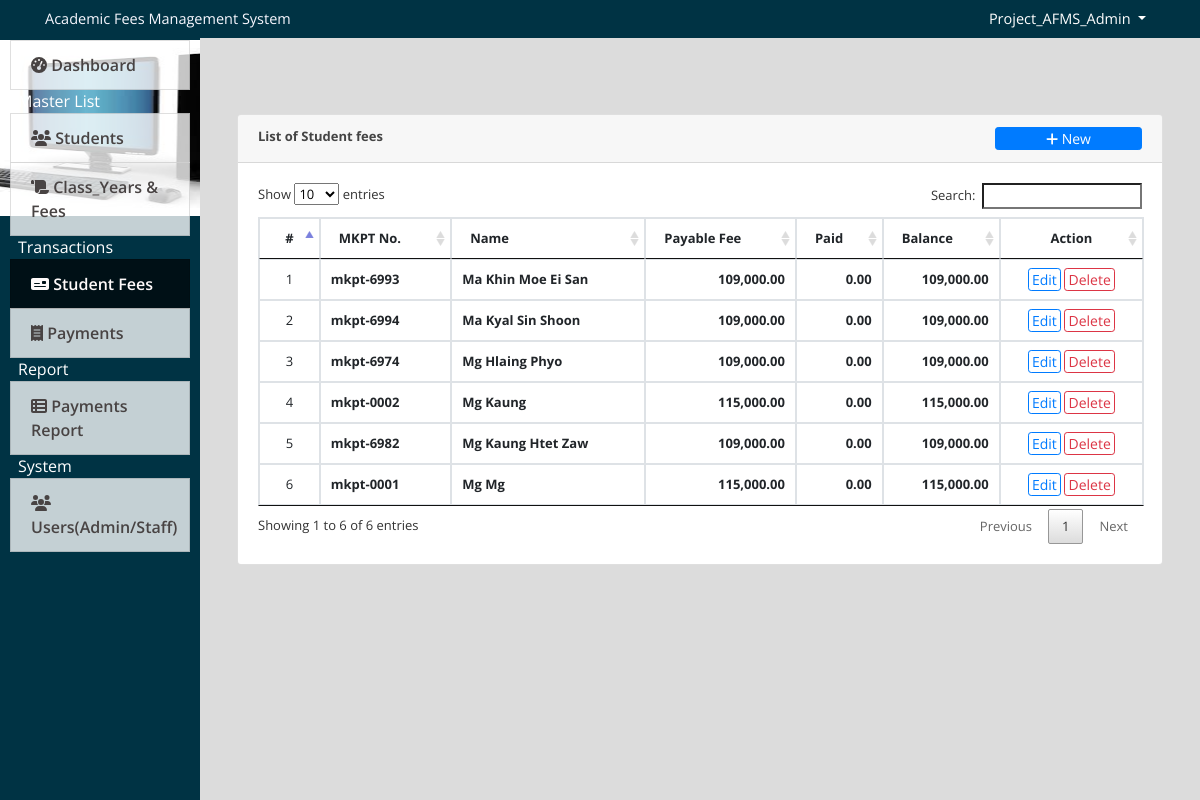
/index.php?page=fees (signed in), run on the app's committed database.
### tables this page shows
CREATE TABLE `student_ef_list` (
  `id` int(30) NOT NULL,
  `student_id` int(30) NOT NULL,
  `ef_no` varchar(200) NOT NULL,
  `course_id` int(30) NOT NULL,
  `total_fee` float NOT NULL,
  `date_created` datetime NOT NULL DEFAULT current_timestamp()
);

CREATE TABLE `student` (
  `id` int(30) NOT NULL,
  `id_no` varchar(100) NOT NULL,
  `name` text NOT NULL,
  `contact` varchar(100) NOT NULL,
  `address` text NOT NULL,
  `email` varchar(200) NOT NULL,
  `username` varchar(200) NOT NULL,
  `password` varchar(200) NOT NULL,
  `date_created` datetime NOT NULL DEFAULT current_timestamp()
);

### fees.php (the view, shortened to what this page needs)
<?php include('db_connect.php');?>
<div class="container-fluid" style="font-size: 13px;">
	<div class="col-lg-12">
		<div class="row">
			<div class="col-md-12">
				<div class="card">
					<div class="card-header">
						<b>List of Student fees </b>
						<span class="float:right"><a class="btn btn-primary btn-block btn-sm col-sm-2 float-right" href="javascript:void(0)" id="new_fees">
					<i class="fa fa-plus"></i> New
				</a></span>
					</div>
					<div class="card-body">
						<table class="table table-condensed table-bordered table-hover">
							<thead>
								<tr>
									<th class="text-center">#</th>
									<th class="">MKPT No.</th>
									<th class="">Name</th>
									<th class="">Payable Fee</th>
									<th class="">Paid</th>
									<th class="">Balance</th>
									<th class="text-center">Action</th>
								</tr>
							</thead>
							<tbody>
								<?php
								$i = 1;
								$fees = $conn->query("SELECT ef.*,s.name as sname,s.id_no FROM student_ef_list ef inner join student s on s.id = ef.student_id order by s.name asc ");
								while($row=$fees->fetch_assoc()):
									$paid = $conn->query("SELECT sum(amount) as paid FROM payments where ef_id=".$row['id']);
									$paid = $paid->num_rows > 0 ? $paid->fetch_array()['paid']:'';
									$balance = $row['total_fee'] - $paid;
								?>
								<tr>
									<td class="text-center"><?php echo $i++ ?></td>
									<td>
										<p> <b><?php echo $row['id_no'] ?></b></p>
									</td>
									<td>
										<p> <b><?php echo ucwords($row['sname']) ?></b></p>
									</td>
									<td class="text-right">
										<p> <b><?php echo number_format($row['total_fee'],2) ?></b></p>
									</td>
									<td class="text-right">
										<p> <b><?php echo number_format($paid,2) ?></b></p>
									<td class="text-right">
										<p> <b><?php echo number_format($balance,2) ?></b></p>
									</td>
									<td class="text-center">
										<button class="btn btn-sm btn-outline-primary edit_fees" type="button" data-id="<?php echo $row['id'] ?>" >Edit</button>
										<button class="btn btn-sm btn-outline-danger delete_fees" type="button" data-id="<?php echo $row['id'] ?>">Delete</button>
									</td>
								</tr>
								<?php endwhile; ?>
							</tbody>
						</table>
					</div>
				</div>
			</div>
		</div>
	</div>
</div>

### assets/css/style.css (style rules this page uses)
body { font-family: "Open Sans", sans-serif; color: #444444; width: 100%; height: calc(100%); font-size: 14px; }
a { color: #1977cc; }
.btn-sm { padding: .0001rem .2rem; }

### index.php (style rules this page uses)
body { background: #80808045; }

### fees.php (style rules this page uses)
td { vertical-align: middle !important; }
td p { margin: unset }

### data on the page
student_ef_list: student.id_no "mkpt-6993", student.name "Ma Khin Moe Ei San", total_fee "109,000.00", paid "0.00"
student_ef_list: student.id_no "mkpt-6994", student.name "Ma Kyal Sin Shoon", total_fee "109,000.00", paid "0.00"
student_ef_list: student.id_no "mkpt-6974", student.name "Mg Hlaing Phyo", total_fee "109,000.00", paid "0.00"
student_ef_list: student.id_no "mkpt-0002", student.name "Mg Kaung", total_fee "115,000.00", paid "0.00"
student_ef_list: student.id_no "mkpt-6982", student.name "Mg Kaung Htet Zaw", total_fee "109,000.00", paid "0.00"
student_ef_list: student.id_no "mkpt-0001", student.name "Mg Mg", total_fee "115,000.00", paid "0.00"

### other printed values
$_SESSION['login_username'] "Project_AFMS_Admin"
